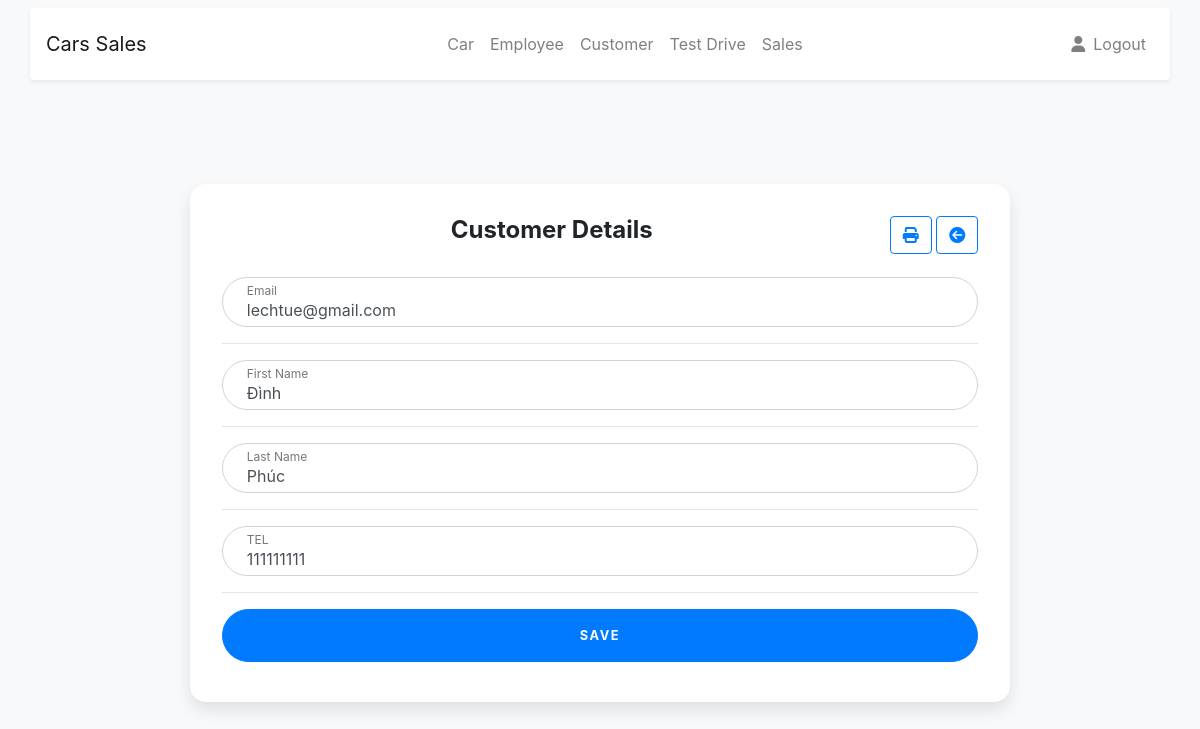
The page /staff/singleCustomer.php?customerID=4 (signed in) on the database its author committed.
### tables this page shows
CREATE TABLE `customer` (
  `id` int(20) NOT NULL,
  `email` varchar(20) NOT NULL,
  `first` varchar(20) NOT NULL,
  `last` varchar(20) NOT NULL,
  `password` varchar(40) NOT NULL,
  `tel` int(8) NOT NULL
);

### staff/singleCustomer.php (the view, shortened to what this page needs)
<?php
extract($_REQUEST);
if(isset($_SESSION['activestaff']) || isset($_SESSION['activeadmin'])){
    if(isset($customerID)){
        try{
            require("../database/connection.php");
            $customerSQL = "select * from customer where id ='$customerID'";
            $customer = $db->query($customerSQL);
            $customerRecord = $customer->fetch();
        }
        catch(PDOException $e)
            {
            echo "Connection failed: " . $e->getMessage();
            }
    }
}
else {
    header("location: index.php");
}
?>
<!DOCTYPE html>
<html lang="en">
<head>
    <link rel="stylesheet" href="https://stackpath.bootstrapcdn.com/bootstrap/4.4.1/css/bootstrap.min.css">
    <link rel="stylesheet" href="../style.css">
</head>
<body class=" bg-light">
    <nav class="navbar navbar-expand-lg navbar-light bg-light ">
        <div class="container shadow-sm p-3 mb-5 bg-white rounded">
          <a class="navbar-brand" href="index.php">
            Cars Sales
          </a>
          <div class="collapse navbar-collapse" id="navbarCollapse">
            <ul class="navbar-nav mx-auto">
              <li class="nav-item ">
                <a class="nav-link" href="dashboard.php?page=1&ipp=2">Car</a>
              </li>
              <li class="nav-item ">
                <a class="nav-link" href="employee.php?page=1&ipp=2">Employee</a>
              </li>
              <li class="nav-item ">
                <a class="nav-link" href="customer.php?page=1&ipp=2">Customer</a>
              </li>
              <li class="nav-item position-static">
                <a class="nav-link" href="testSchedule.php?page=1&ipp=2">Test Drive</a>
              </li>
              <li class="nav-item position-static">
                <a class="nav-link" href="sales.php?page=1&ipp=2">Sales</a>
              </li>
            </ul>
            <ul class="navbar-nav flex-row">
              <li class="nav-item ml-lg-n4">
                <a class="nav-link" href="profile.php">
                    <i class="fas fa-user"></i>
                </a>
              </li>
              <li class="nav-item ml-lg-n2 ml-3">
                <a class="nav-link" href="../database/logout.php">
                    Logout
                </a>
              </li>
            </ul>
          </div>
        </div>
    </nav>
<div class="mr-sm-5 ml-sm-5">
    <div class="row">
      <div class="col-lg-10 col-xl-9 mx-auto">
        <div class="card card-signin flex-row my-5">
          <div class="card-body">
          <div class="d-flex justify-content-between">
            <div>
                <h5 class="card-title font-weight-bold">Customer Details</h5>
            </div>
            <div>
                <button class="btn btn-outline-primary ml-2 " onclick="print()"><i class="fas fa-print"></i></button>
                <button class="btn btn-outline-primary" onclick="window.document.location.href='customer.php?page=1&ipp=2'"><i class="fas fa-arrow-circle-left"></i></button>
            </div>
          </div>
            <form class="form-signin" method="post" action="singleCustomer.php" enctype='multipart/form-data'>
              <div class="form-label-group">
                <input value="<?php echo $customerRecord['email']?>" name="email" type="text" id="inputEmail" class="form-control" placeholder="Email" required autofocus>
                <label for="inputEmail">Email</label>
              </div>
              <hr>
              <div class="form-label-group">
                <input value="<?php echo $customerRecord['first']?>" name="first" type="text" id="inputFirst" class="form-control" placeholder="First Name" required autofocus>
                <label for="inputFirst">First Name</label>
              </div>
              <hr>
              <div class="form-label-group">
                <input value="<?php echo $customerRecord['last']?>" name="last" type="text" min='1' id="inputLast" class="form-control" placeholder="Last Name" required>
                <label for="inputLast">Last Name</label>
              </div>
              <hr>
              <div class="form-label-group">
                <input value="<?php echo $customerRecord['tel']?>" name="tel" type="number" id="inputTel" class="form-control" placeholder="TEL" required>
                <label for="inputTel">TEL</label>
              </div>
              <hr>
              <button name="submit" class="btn btn-lg btn-primary font-weight-bold h3 btn-block text-uppercase" type="submit">Save</button>
            </form>
          </div>
        </div>
      </div>
    </div>
  </div>
</body>
</html>

### style.css (style rules this page uses)
:root { --input-padding-x: 1.5rem; --input-padding-y: .75rem; }
.card-signin { border: 0; border-radius: 1rem; box-shadow: 0 0.5rem 1rem 0 rgba(0, 0, 0, 0.1); }
.card-signin .card-title { margin-bottom: 2rem; font-weight: 300; font-size: 1.5rem; }
.card-signin .card-body { padding: 2rem; }
.form-signin { width: 100%; }
.form-signin .btn { font-size: 80%; border-radius: 5rem; letter-spacing: .1rem; font-weight: bold; padding: 1rem; transition: all 0.2s; }
.form-label-group { position: relative; margin-bottom: 1rem; }
.form-label-group input { height: auto; border-radius: 2rem; }
.form-label-group>input, .form-label-group>label { padding: var(--input-padding-y) var(--input-padding-x); }
.form-label-group>label { position: absolute; top: 0; left: 0; display: block; width: 100%; margin-bottom: 0; line-height: 1.5; color: #495057; border: 1px solid transparent; border-radius: .25rem; transition: all .1s ease-in-out; }
.form-label-group input::placeholder { color: transparent; }
.form-label-group input:not(:placeholder-shown) { padding-top: calc(var(--input-padding-y) + var(--input-padding-y) * (2 / 3)); padding-bottom: calc(var(--input-padding-y) / 3); }
.form-label-group input:not(:placeholder-shown)~label { padding-top: calc(var(--input-padding-y) / 3); padding-bottom: calc(var(--input-padding-y) / 3); font-size: 12px; color: #777; }

### rows shown on the page
customer: email "lechtue@gmail.com", first "Đình", last "Phúc", tel "111111111"
